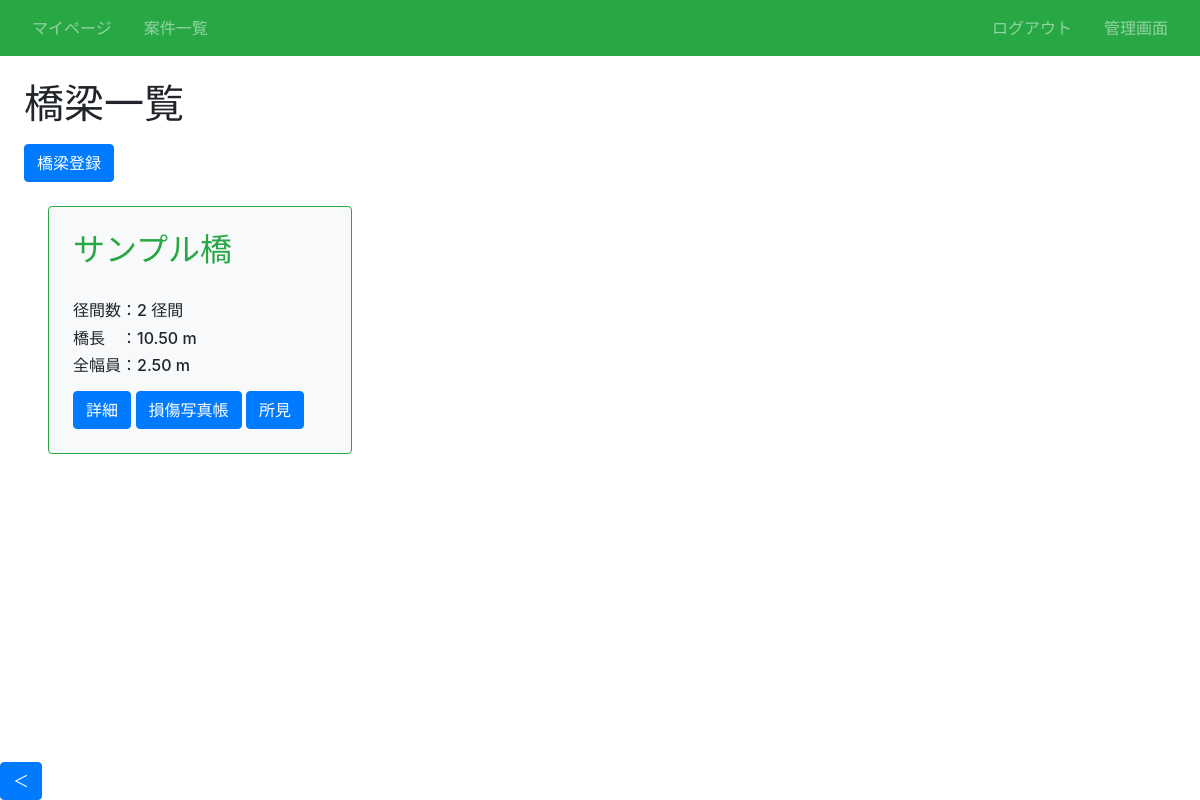
The page /article/1/infra/ (signed in) on the database as committed earlier.
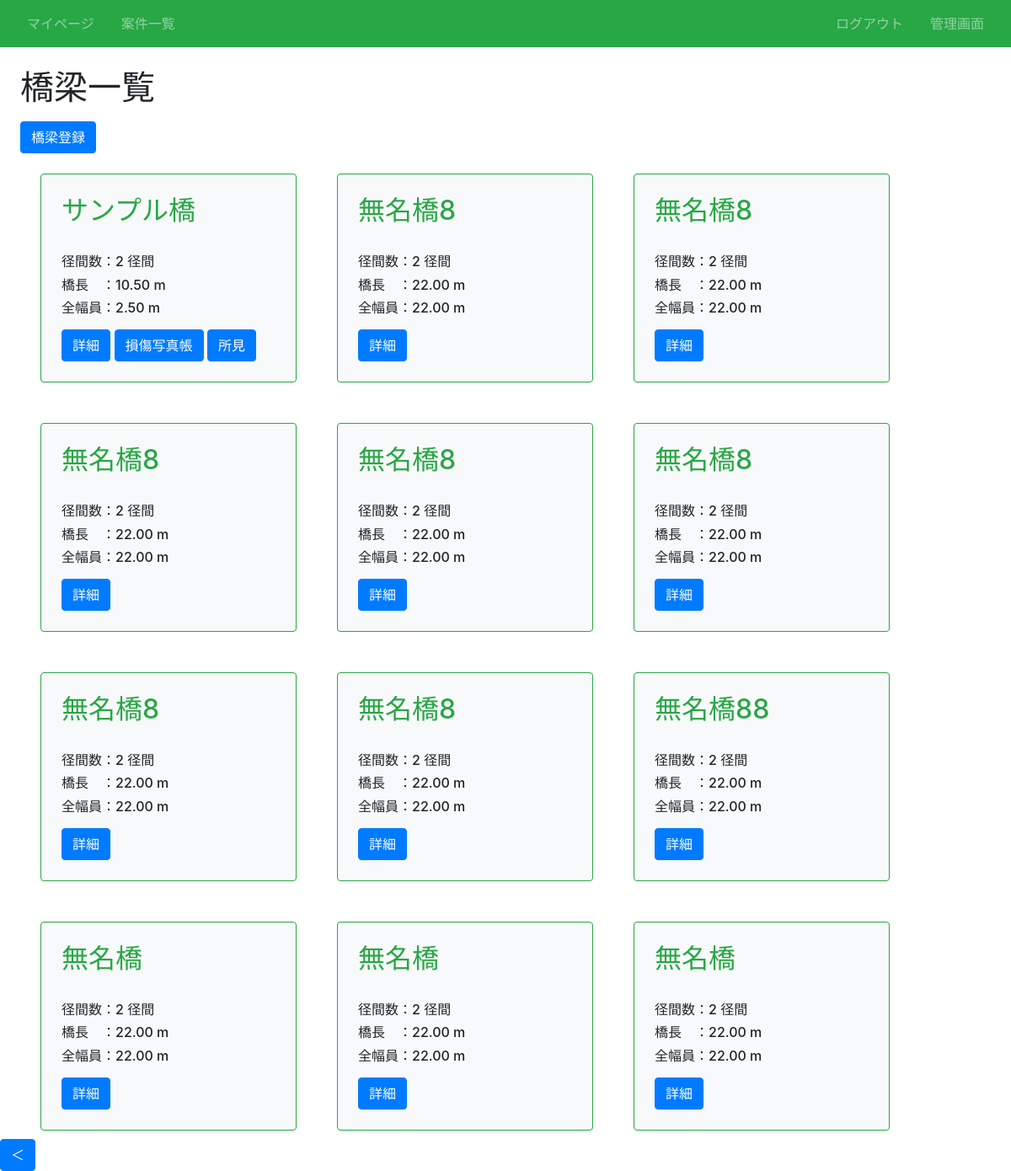
The same page on the database as committed later.
### infra/models.py (models this page shows, shortened)
class Infra(models.Model):
    title = models.CharField(max_length=100)# 橋名
    径間数 = models.IntegerField()# 径間数
    橋長 = models.DecimalField(max_digits=10, decimal_places=2)# 橋長(最大桁数10桁、小数点以下2桁)
    全幅員 = models.DecimalField(max_digits=10, decimal_places=2)# 全幅員(最大桁数10桁、小数点以下2桁)
    路線名 = models.CharField(max_length=50)# 路線名
    latitude = models.CharField(max_length=50, blank=True)# 緯度
    longitude = models.CharField(max_length=50, blank=True)# 経度
    橋梁コード = models.CharField(max_length=50, blank=True)# 橋梁コード
    活荷重 = models.ManyToManyField(LoadWeight)# 活荷重
    等級 = models.ManyToManyField(LoadGrade)# 等級
    適用示方書 = models.ManyToManyField(Rulebook)# 適用示方書
    上部構造形式 = models.CharField(max_length=100)# 上部構造形式
    下部構造形式 = models.CharField(max_length=100)# 下部構造形式
    基礎構造形式 = models.CharField(max_length=100)# 基礎構造形式
    近接方法 = models.ManyToManyField(Approach)# 近接方法
    交通規制 = models.ManyToManyField(Regulation)# 交通規制
    第三者点検 = models.ManyToManyField(Thirdparty)# 第三者点検の有無
    海岸線との距離 = models.CharField(max_length=100)# 海岸線の距離
    路下条件 = models.ManyToManyField(UnderCondition)# 路下条件
    特記事項 = models.CharField(max_length=100, blank=True)# 特記事項
    カテゴリー = models.CharField(max_length=100, choices = CATEGORY)# カテゴリー
    交通量 = models.CharField(max_length=10, blank=True)# 12時間交通量
    大型車混入率 = models.CharField(max_length=10, blank=True)# 大型車混入率
    article = models.ForeignKey(Article, on_delete=models.CASCADE)

class Table(models.Model):
    infra = models.ForeignKey(Infra, verbose_name="橋梁名", on_delete=models.CASCADE) # ForeignKeyフィールドによってInfraとのリレーションシップを定義
    dxf = models.FileField(verbose_name="dxfファイル", upload_to="infra/table/dxf/") # infraを作成するときに登録するdxfファイル用
    article = models.ForeignKey(Article, on_delete=models.CASCADE, null=True, blank=True)

### infra/views.py (the view)
# urls.py: path('article/<int:article_pk>/infra/', views.ListInfraView.as_view(), name='list-infra'),# 対象橋梁の一覧
class ListInfraView(LoginRequiredMixin, ListView):
    template_name = 'infra/infra_list.html'
    model = Infra # 使用するモデル「infra」
    def get_queryset(self, **kwargs):
        queryset = super().get_queryset(**kwargs)
        queryset = queryset.filter(article = self.kwargs["article_pk"])
        return queryset
    def get_context_data(self, **kwargs):
        kwargs["article_id"] = self.kwargs["article_pk"]
        return super().get_context_data(**kwargs)

### infra/templates/infra/infra_list.html (shortened to what this page needs)
{% extends "base.html" %}
{% block h1 %}橋梁一覧{% endblock %}
{% block content %}
<div class="mt-3">
  <a href="{% url 'create-infra' article_id %}" class="btn btn-primary">橋梁登録</a>
</div>
<div class="d-flex flex-wrap">
    {% for item in object_list %}
    <div class="p-4 m-4 bg-light border border-success rounded" style="width: 19rem;">
        <h2 class="text-success">{{ item.title }}</h2><br>
        <h6 class="card-text">径間数：{{ item.径間数 }} 径間</h6>
        <h6 class="card-text">橋長　：{{ item.橋長 }} m</h6>
        <h6 class="card-text">全幅員：{{ item.全幅員 }} m</h6>
        <div class="mt-3">
          <a href="{% url 'detail-infra' article_id item.pk %}" class="btn btn-primary">詳細</a>
            {% for table in item.table_set.all %}
            <a href="{% url 'bridge-table' article_id item.pk %}" class="btn btn-primary">損傷写真帳</a>
            <a href="{% url 'observations-list' article_id item.pk %}" class="btn btn-primary">所見</a>
            {% endfor %}
        </div>
    </div>
    {% endfor %}
</div>
{% endblock content %}

### templates/base.html (shortened to what this page needs)
{% load static %}
<!doctype html>
<html lang="ja">
  <head>
    <link href="https://cdn.jsdelivr.net/npm/bootstrap@5.3.0/dist/css/bootstrap.min.css" rel="stylesheet">
    <link href="https://cdn.jsdelivr.net/npm/bootstrap@5.3.0/dist/css/bootstrap.min.css" rel="stylesheet">
    <link href="https://cdn.datatables.net/1.10.25/css/jquery.dataTables.css" rel="stylesheet">
    <link href="https://cdn.datatables.net/2.0.3/css/dataTables.dataTables.css" rel="stylesheet">
    <link href="https://cdn.datatables.net/fixedcolumns/5.0.0/css/fixedColumns.dataTables.css" rel="stylesheet">
    <link href="https://cdn.datatables.net/rowreorder/1.5.0/css/rowReorder.dataTables.css" rel="stylesheet">
    <link href="https://stackpath.bootstrapcdn.com/bootstrap/4.5.2/css/bootstrap.min.css" rel="stylesheet">
    <link rel="stylesheet" type="text/css" href="{% static 'infra/css/style.css' %}">
  </head>
  <body>
    <nav class="navbar navbar-dark bg-success sticky-top">
      <div class="navbar-nav d-flex flex-row">
        {% if user.is_authenticated %}
        <a class="nav-link mx-3" href="{% url 'accounts:my_page'%}">マイページ</a>
        {% endif %}
        <a class="nav-link mx-3" href="{% url 'list-article' %}">案件一覧</a>
      </div>
      <div class="navbar-nav d-flex flex-row">
      {% if request.user.is_authenticated %}
        <a class="nav-link mx-3" href="{% url 'accounts:logout' %}">ログアウト</a>
        {% if user.is_superuser %}
        <a class="nav-link mx-3" href="/admin/">管理画面</a>
        {% endif %}
      {% else %}
          <a class="nav-link mx-3" href="{% url 'accounts:login' %}">ログイン</a>
          <a class="nav-link mx-3" href="{% url 'accounts:signup' %}">会員登録</a>
        {% endif %}
      </div>
    </nav>
    <div class='p-4'>
    <h1>{% block h1 %}{% endblock %}</h1>
    {% block content %}{% endblock content %}
    </div>
  </body>
  <div class="sidebar">
    <div class="sidebar-toggle">
      <button class="btn btn-primary">＜</button>
    </div>
  </div>
</html>

### infra/static/infra/css/style.css (style rules this page uses)
a { text-decoration: none; }
.sidebar { position: absolute; padding-top: 0; top: 56px; left: -300px; width: 300px; height: 100%; background-color: #f8f9fa; color: #333; width: 200px; z-index: 1000; transition:0.2s }
.sidebar-toggle { position:fixed; bottom:0; left:0; z-index:2000; }

Rows that differ between the two databases and show on the page:
added Infra: title "無名橋8", 径間数 "2", 橋長 "22.00", 全幅員 "22.00"
added Infra: title "無名橋8", 径間数 "2", 橋長 "22.00", 全幅員 "22.00"
added Infra: title "無名橋8", 径間数 "2", 橋長 "22.00", 全幅員 "22.00"
added Infra: title "無名橋8", 径間数 "2", 橋長 "22.00", 全幅員 "22.00"
added Infra: title "無名橋8", 径間数 "2", 橋長 "22.00", 全幅員 "22.00"
added Infra: title "無名橋8", 径間数 "2", 橋長 "22.00", 全幅員 "22.00"
added Infra: title "無名橋8", 径間数 "2", 橋長 "22.00", 全幅員 "22.00"
added Infra: title "無名橋88", 径間数 "2", 橋長 "22.00", 全幅員 "22.00"
added Infra: title "無名橋", 径間数 "2", 橋長 "22.00", 全幅員 "22.00"
added Infra: title "無名橋", 径間数 "2", 橋長 "22.00", 全幅員 "22.00"
added Infra: title "無名橋", 径間数 "2", 橋長 "22.00", 全幅員 "22.00"
